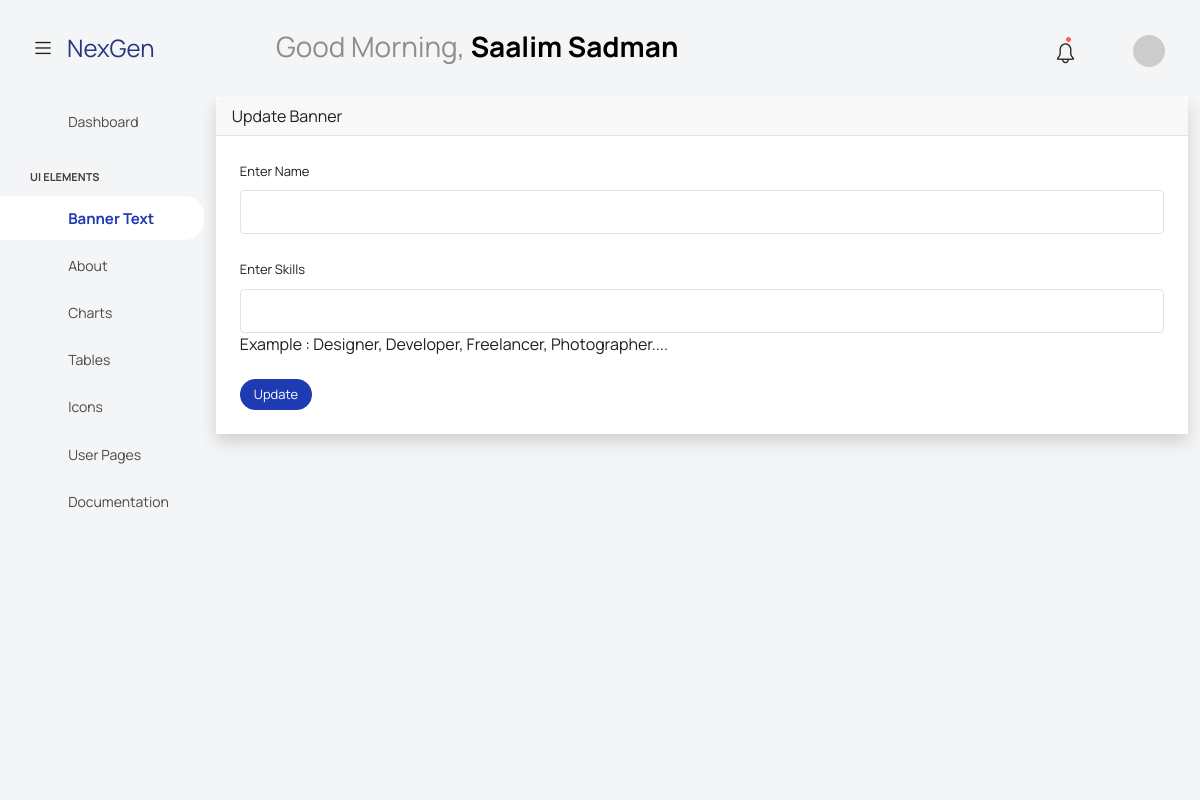
Before: /admin/banner.php (signed in) with the older database file.
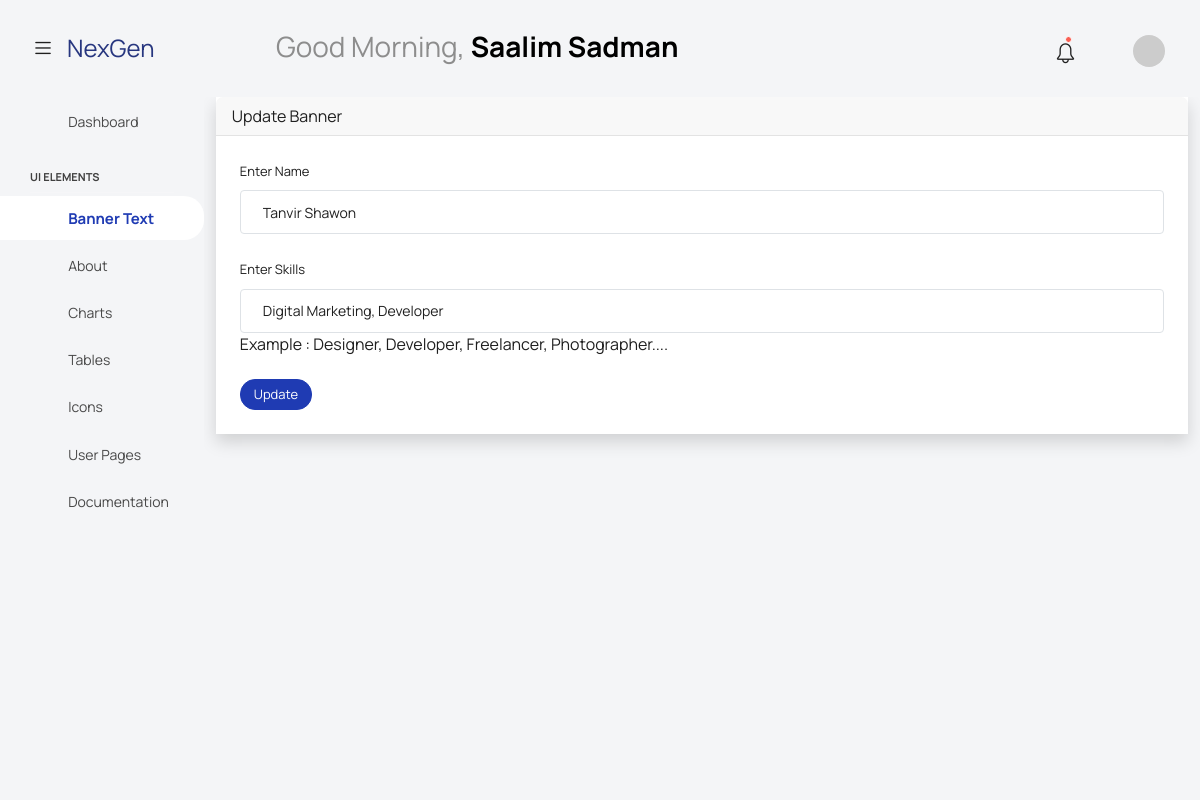
After: the same page with the newer database file.
### tables this page shows
CREATE TABLE `banner` (
  `id` int(11) NOT NULL,
  `name` varchar(255) NOT NULL,
  `skills` varchar(255) NOT NULL
);

### admin/banner.php (the view, shortened to what this page needs)
<?php
include './include/header.php';
include '../database/db.php';
$query = "SELECT * FROM banner WHERE id='1'";
$result = mysqli_query($conn, $query);
$res = mysqli_fetch_assoc($result);
?>
    <div class="container">
        <div class="row">
            <div class="col-lg-12">
                <div class="card rounded-0 shadow">
                    <div class="card-header">Update Banner</div>
                    <div class="card-body">
                        <form action="../controller/UpdateBanner.php" method="post">
                            <div class="form-group">
                                <label for="name">Enter Name</label>
                                <input value="<?= $res['name'] ?>" type="text" id="name" name="name" class="form-control">
                            </div>
                            <div class="form-group">
                                <label for="skill">Enter Skills</label>
                                <input value="<?= $res['skills'] ?>" type="text" id="name" name="skill" class="form-control">
                                <span>Example : Designer, Developer, Freelancer, Photographer....</span>
                            </div>
                            <button type="submit" class="btn btn-primary btn-sm">Update</button>
                        </form>
                    </div>
                </div>
            </div>
        </div>
    </div>
<?php
include './include/footer.php';
?>

Changed rows visible on the page:
added banner: name "Tanvir Shawon", skill "Digital Marketing, Developer"
